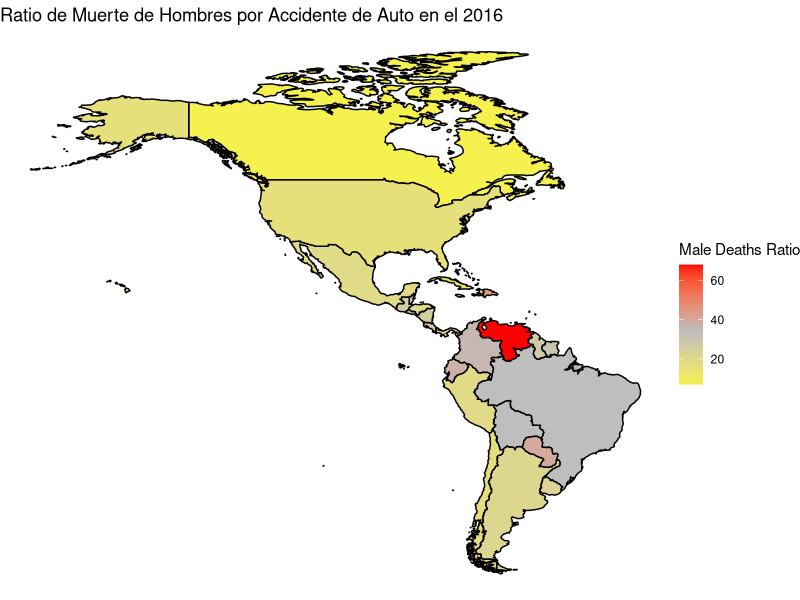
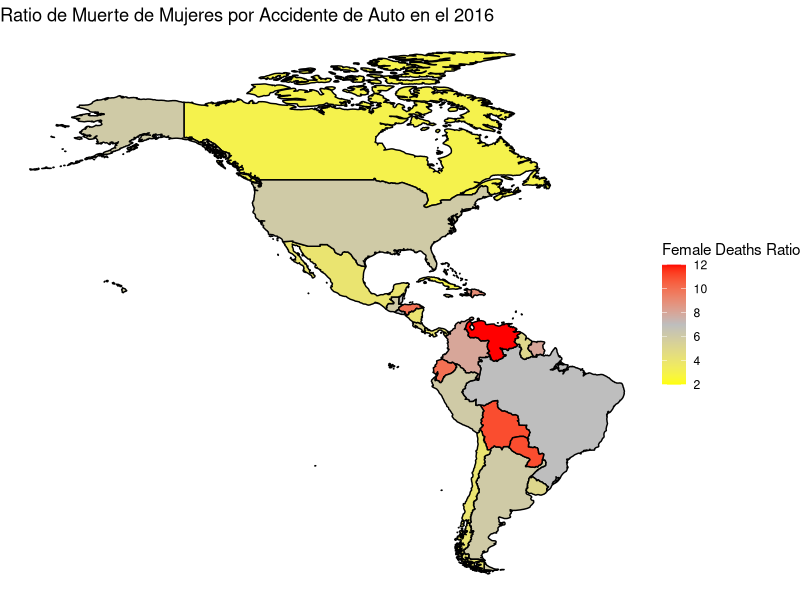
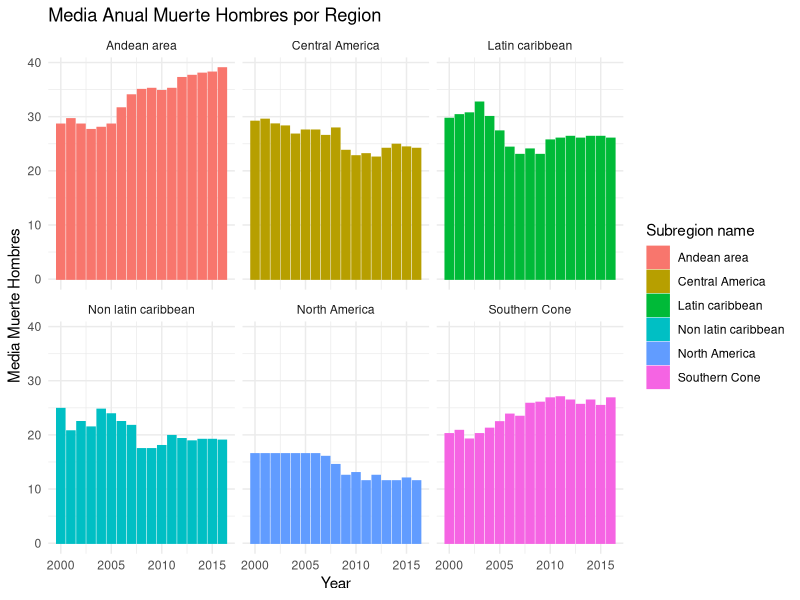
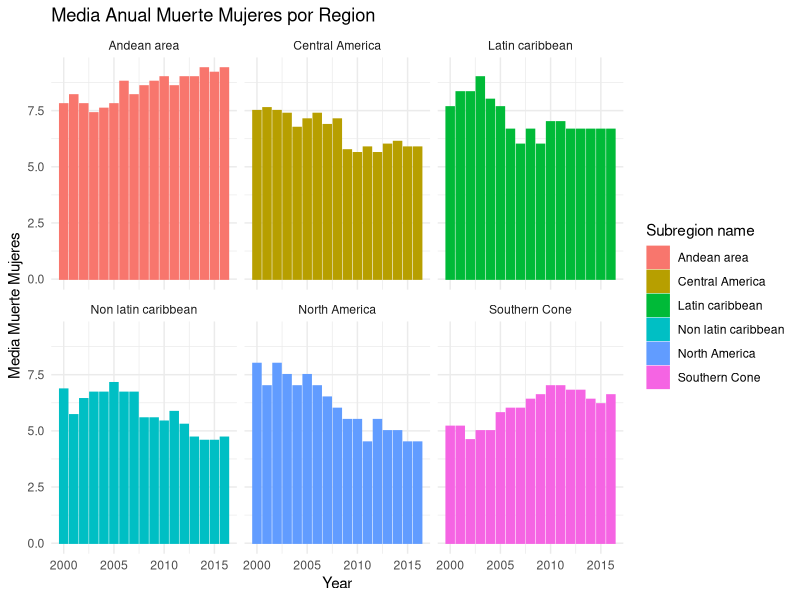
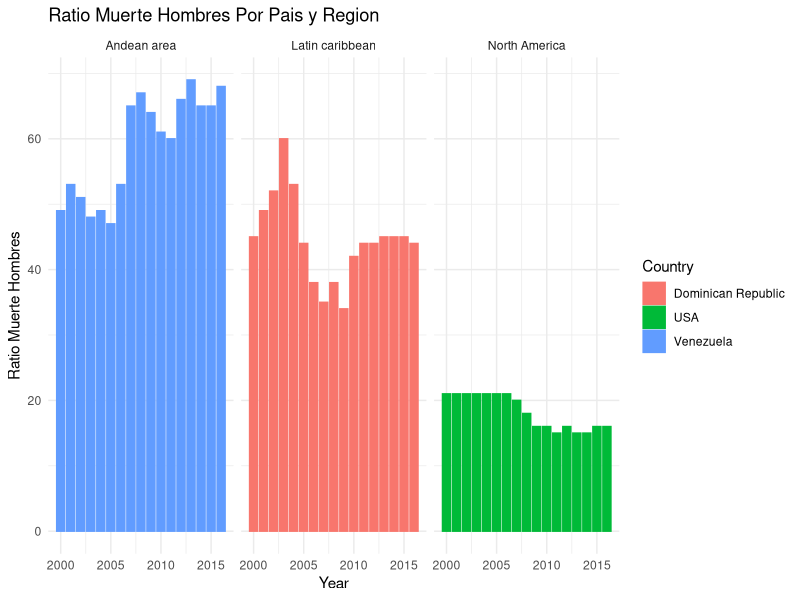
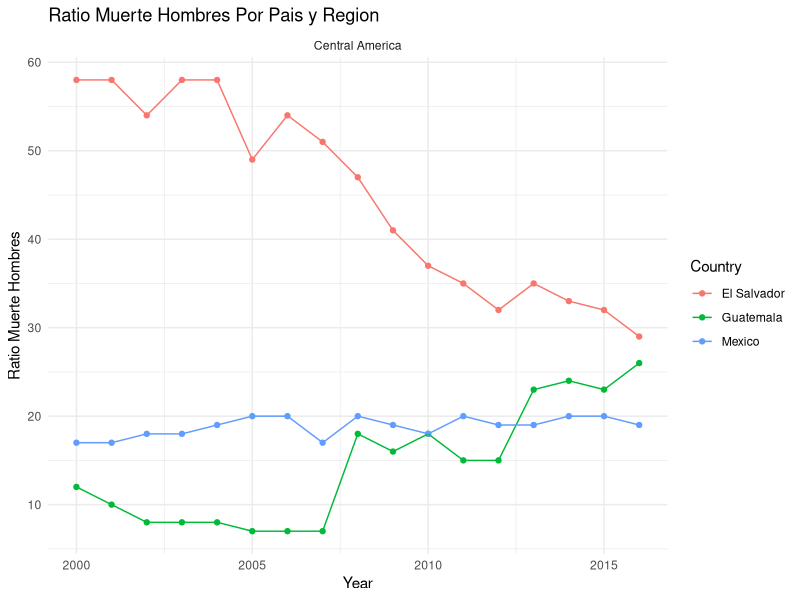
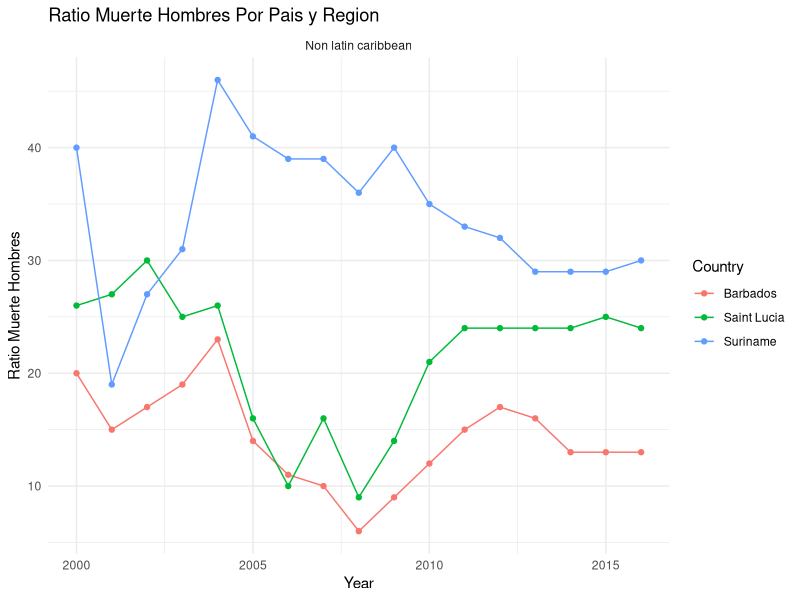
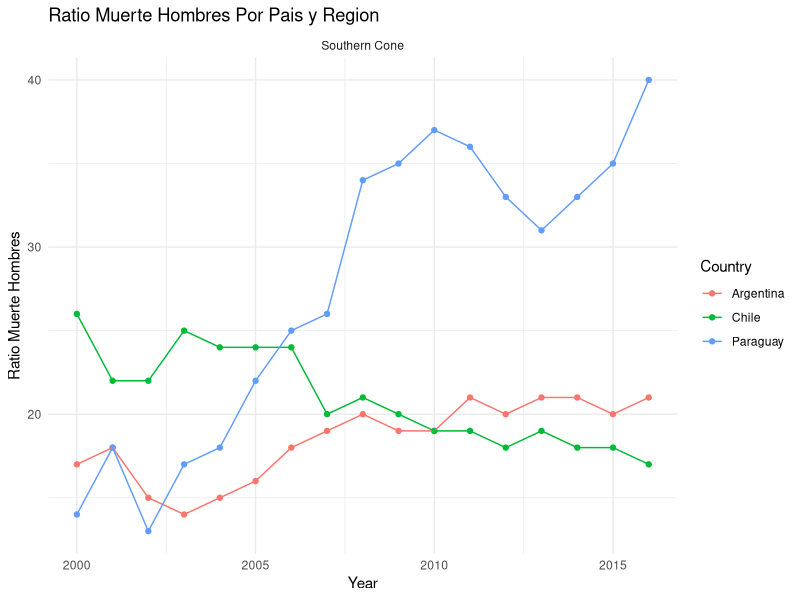

These figures' R source, in order:
## ---- chunk 1


library(openxlsx)
library(tidyverse)
library(readxl)
library(dplyr)
library(ggplot2)
library(patchwork)

dir <- getwd()
y <- file.path(dir, "R Files/Clase Data science")


road <- read_excel("Road_Injuries_America.xls")

#Limpieza
#_________________________________________________________________
title <- road[1,]

colnames(road) <- title
length(road$Country)

road <- road[2:562,-(7:10)]

colnames(road)[colnames(road) == "ISOAlpha3"] <- "ABB"

abb <- road$ABB
abb <- abb[!is.na(abb)]
abb <- rep(abb, each = 17)

ctry <- road$Country
ctry <- ctry[!is.na(ctry)]
ctry <- rep(ctry, each = 17)

sr <- road$`Subregion name`
sr <- sr[!is.na(sr)]
sr <- rep(sr, each = 17)

cs <- road$Cause
cs <- cs[!is.na(cs)]
cs <- rep(cs, len=561)


road <- road %>% mutate(ABB = abb) %>%
  mutate(Country = ctry) %>%
  mutate(`Subregion name` = sr) %>%
  mutate(Cause = cs)

head(road)
#___________________________________________________________________________________
#Arrange 


colnames(road)

road$Year <- as.integer(road$Year)
road$Male <- as.integer(road$Male)
road$Female <- as.integer(road$Female)

regions <- as.factor(road$`Subregion name`)
road$`Subregion name` <- regions
#___________________________________________________________________________________
#Cambiamos los nombres de los paises y filtramos por los que nos interesan

road[545:561,2] <- rep("Venezuela",each=17)
road[511:527,2] <- rep("USA",each=17)
road[69:85,2] <- rep("Bolivia",each=17)

road <- road %>% 
  filter(Country %in% c("Argentina" ,"Bahamas" ,"Belize","Bolivia","Brazil",
                        "Barbados","Canada","Chile","Colombia","Costa Rica",
                        "Cuba" ,"Dominican Republic","Ecuador","Grenada",
                        "Guatemala","Guyana","Honduras","Haiti","Jamaica",
                        "Saint Lucia","Mexico","Nicaragua","Panama","Peru","Paraguay",
                        "El Salvador","Suriname","Uruguay","USA","Venezuela"))

cnames <- c("Argentina" ,"Bahamas" ,"Belize","Bolivia","Brazil",
            "Barbados","Canada","Chile","Colombia","Costa Rica",
            "Cuba" ,"Dominican Republic","Ecuador","Grenada",
            "Guatemala","Guyana","Honduras","Haiti","Jamaica",
            "Saint Lucia","Mexico","Nicaragua","Panama","Peru","Paraguay",
            "El Salvador","Suriname","Uruguay","USA","Venezuela")

#___________________________________________________________________



#___________________________________________________________________



#___________________________________________________________________
#Se crea las tablas que extras que vamos a usar para los graficos

road1 <- road

#Le cambiaremos el nombre de la columna Country a region para asi poder unirla con
#una futura tabla para un grafico del mapa

colnames(road1)[colnames(road1) == "Country"] <- "region"

#Crearemos una tabla con las medias anuales por region

road2 <- road %>% group_by(`Subregion name` , Year) %>%
  summarise(media_anual_hombres = mean(Male) , 
            media_anual_mujeres = mean(Female))

#Grafico Mundial

#Debemos crear una nueva tabla con las coordenadas de paises para hacer este grafico

map <- map_data("world")

mapdata <- left_join(map,road1,by = "region")

mapdata <- mapdata %>% filter(!is.na(mapdata$Male))

mapdata1 <- mapdata %>% filter(long <= 0)

mapdata2 <- mapdata1 %>% filter(Year == 2016)

#___________________________________________________________________
#Saving Data Frames_________________________________________________

write.csv(road, file = "road.csv", row.names = FALSE)
write.csv(map, file = "map.csv", row.names = FALSE)
write.csv(road1, file = "road1.csv", row.names = FALSE)
write.csv(road2, file = "road2.csv", row.names = FALSE)
write.csv(mapdata2, file = "mapdata2.csv", row.names = FALSE)

save(road, file = "road.RData")
save(road1, file = "road1.RData")
save(road2, file = "road2.RData")
save(map, file = "map.RData")
save(mapdata2, file = "mapdata2.RData")

#a <- load("~/R Files/Clase Data science/road2.RData")

#road1 <- read.csv("~/R Files/Clase Data science/road1.csv")

#___________________________________________________________________
#A partir de aca crearemos la nueva tabla que incluya "the fragile state index"


#Leemos el archivo

fragile <- read.xlsx("FSI.xlsx", fillMergedCells = TRUE)

#Seleccionamos las columnas y filas que deseamos y cambiamos los nombres
#a gusto

fragile <- fragile[1:1973,1:20]

title2 <- fragile[1,]

colnames(fragile) <- title2

fragile <- fragile[2:1973,-(2:3)]

colnames(fragile)[colnames(fragile) == "Alternate"] <- "Country"

#Filtramos por la mismos paises de la tabla "road"

cnames <- c("Argentina" ,"Bahamas" ,"Belize","Bolivia","Brazil",
            "Barbados","Canada","Chile","Colombia","Costa Rica",
            "Cuba" ,"Dominican Republic","Ecuador","Grenada",
            "Guatemala","Guyana","Honduras","Haiti","Jamaica",
            "Saint Lucia","Mexico","Nicaragua","Panama","Peru","Paraguay",
            "El Salvador","Suriname","Uruguay","USA","Venezuela")

fragile <- fragile %>% filter(Country %in% cnames)

#Usamos la funcion pivot_longer para pasar las columnas a filas

fragile <- fragile %>% pivot_longer(cols=2:18, names_to = "Year", 
                                          values_to = "index",
                                          values_drop_na = TRUE)

#Organizamos la tabla del indice por año y pais

fragile <- fragile %>% arrange(Year) %>% arrange(Country)

#Convertimos la columna Year e index en integral

fragile$index <- as.integer(fragile$index)
fragile$Year <- as.integer(fragile$Year)

#Filtramos por los años que tinen valores ya que hay algunos paises que no 
#presentan valor en el año 2006. Por lo tanto es necesario filtrar desde el 
#2007 al 2016 en este caso ya que sino no podremos unir ambas tablas

fragile <- fragile %>% filter(Year %in% c(2007:2016))
road3 <- road1 %>% filter(Year %in% c(2007:2016)) %>% arrange(region)

#Creamos un vector con los valores de los paises para asi eliminar aquellos 
#paises que falten para que su union sea efectiva

cnames2 <- unique(fragile$Country)
cnames3 <- unique(road3$region)

#Filtramos

road3 <- road3 %>% filter(region %in% cnames2)

#Cambiamos el nombre de una columna para unirlos

colnames(road3)[colnames(road3) == "region"] <- "Country"

#Creamos la ultima tabla a utilizar
  
road_fragile <- left_join(road3,fragile)

#Creamos una nueva columna la cual nos indicara la variacion porcentual
#del FSI y los Ratios de Muerte de los hombres por accidente automovilistico
#Tomando como base el año 2007

road_fragile <- road_fragile %>%
  group_by(Country) %>% 
  arrange(Year, .by_group = TRUE) %>%
  mutate("%Change_Index" = (index/first(index) - 1) * 100)

road_fragile <- road_fragile %>%
  group_by(Country) %>% 
  arrange(Year, .by_group = TRUE) %>%
  mutate("%Change_male" = (Male/first(Male) - 1) * 100)

#___________________________________________________________________
#___________________________________________________________________
#Grafico mundial muerte hombres 

mapa_mundial_hombres<-ggplot(mapdata2, aes( x = long, y = lat, group=group)) +
  geom_polygon(aes(fill = Male), color = "black")


#Agregamos mayor personalizacion 

mapa_mundial_hombres <- mapa_mundial_hombres +
  scale_fill_gradient2(name = "Male Deaths Ratio",
                                    low="yellow", high="red", mid = "grey", 
                                    midpoint = 34)+
  theme_void()+
  labs(title = "Ratio de Muerte de Hombres por Accidente de Auto en el 2016")

mapa_mundial_hombres

#Grafico muerte Mujeres

mapa_mundial_mujeres <-ggplot(mapdata2, aes( x = long, y = lat, group=group)) +
  geom_polygon(aes(fill = Female), color = "black")


#Agregamos mayor personalizacion 

mapa_mundial_mujeres <- mapa_mundial_mujeres + 
  scale_fill_gradient2(name = "Female Deaths Ratio",
                                    low="yellow", high="red", mid = "grey",
                                    midpoint = 7) +
  theme_void()+
  labs(title = "Ratio de Muerte de Mujeres por Accidente de Auto en el 2016")

mapa_mundial_mujeres

#_________________________________________________________________________
#Graficos


#Extra
unique(road_fragile$`Subregion name`)
colnames(road_fragile)

#____________________________________________________________________
#Male plots (region)_________________________________________________

#Plot Media Anual Hombres

plot_MediaAnualH <- road2 %>% ggplot(aes(Year, media_anual_hombres,
                                         color = `Subregion name`,
                                         fill = `Subregion name`))+
  geom_col(position = "dodge" , width = 0.8) + 
  theme_minimal() +
  facet_wrap(. ~ `Subregion name`) +
  labs( y = "Media Muerte Hombres" , title = "Media Anual Muerte Hombres por Region")

plot_MediaAnualH

#Plot Media Anual Mujeres

plot_MediaAnualM <- road2 %>% ggplot(aes(Year, media_anual_mujeres,
                                         color = `Subregion name`,
                                         fill = `Subregion name`))+
  geom_col(position = "dodge" , width = 0.8) +
  theme_minimal() +
  facet_wrap(. ~ `Subregion name`) +
  labs( y = "Media Muerte Mujeres" , title = "Media Anual Muerte Mujeres por Region")

plot_MediaAnualM

#Plot Muertes Hombres Latin caribbean, Andean area, North America

plot_1 <- road %>% filter(Country %in% c("Venezuela","USA", 
                                                  "Dominican Republic")) %>%
  ggplot(aes(Year, Male, color = Country, fill = Country)) +
  geom_col(position = "dodge" , width = 0.8) +
  theme(legend.position = "bottom") +
  facet_wrap(. ~ `Subregion name`) +
  theme_minimal() +
  labs( y = "Ratio Muerte Hombres" , title = "Ratio Muerte Hombres Por Pais y Region" )

plot_1

#Plot Muertes Hombres Central America

plot_HCA <- road %>% filter(`Subregion name` %in% c("Central America")) %>%
  filter(Country %in%  c("El Salvador", "Mexico", "Guatemala")) %>%
  ggplot(aes(Year, Male, color = Country , fill = Country)) +
  geom_point() +
  geom_line() +
  facet_wrap(. ~ `Subregion name`)  +
  theme_minimal() +
  labs( y = "Ratio Muerte Hombres" , title = "Ratio Muerte Hombres Por Pais y Region" )

plot_HCA

#Plot Muertes Hombres Non latin caribbean

plot_HNLC <- road %>% filter(Country %in% c("Barbados", "Suriname", 
                                                     "Saint Lucia")) %>%
  ggplot(aes(Year, Male, color = Country)) +
  geom_point() +
  geom_line() +
  facet_wrap(. ~ `Subregion name`)  +
  theme_minimal() +
  labs( y = "Ratio Muerte Hombres" ,
        title = "Ratio Muerte Hombres Por Pais y Region" )

plot_HNLC

#Plot Muertes Hombres Southern Cone

plot_HSC <- road %>% filter(Country %in% c("Paraguay", "Chile",
                                                    "Argentina")) %>%
  ggplot(aes(Year, Male, color = Country)) +
  geom_point() +
  geom_line() +
  facet_wrap(. ~ `Subregion name`)  +
  theme_minimal() +
  labs( y = "Ratio Muerte Hombres" , 
        title = "Ratio Muerte Hombres Por Pais y Region" ) 

plot_HSC

#Plots Unidos


plot_HCA + plot_HNLC +  plot_1 + plot_HSC



#Southern Cone Male Plot

plotISC <- road_fragile %>% filter(`Subregion name` %in% c("Southern Cone")) %>%
  ggplot()+
  geom_line(mapping = aes(Year, `%Change_Index`), col = "blue",lwd=1)+
  geom_line(mapping = aes(Year, `%Change_male`), col = "red",lwd=1) +
  facet_wrap(. ~ Country) +
  theme_minimal() +
  labs( y = "Variacion Porcentual" , 
        title = "Relacion FSI y Muertes. Region: Southern Cone" ,
        caption = "FSI = Blue | Male Death Ratio = Red")

plotISC

#Non Latin Caribbean Male Plot

plotINLC <- road_fragile %>% filter(`Subregion name` %in% c("Non latin caribbean")) %>%
  ggplot()+
  geom_line(mapping = aes(Year, `%Change_Index`), col = "blue",lwd=1)+
  geom_line(mapping = aes(Year, `%Change_male`), col = "red",lwd=1) +
  facet_wrap(. ~ Country) +
  theme_minimal() +
  labs( y = "Variacion Porcentual" , 
        title = "Relacion FSI y Muertes. Region: Non latin caribbean" ,
        caption = "FSI = Blue | Male Death Ratio = Red")

plotINLC

#Andean Area Male Plot

plotIAA <- road_fragile %>% filter(`Subregion name` %in% c("Andean area")) %>%
  ggplot()+
  geom_line(mapping = aes(Year, `%Change_Index`), col = "blue",lwd=1)+
  geom_line(mapping = aes(Year, `%Change_male`), col = "red",lwd=1) +
  facet_wrap(. ~ Country) +
  theme_minimal() +
  labs( y = "Variacion Porcentual" , 
        title = "Relacion FSI y Muertes. Region: Andean area" ,
        caption = "FSI = Blue | Male Death Ratio = Red")

plotIAA

#Central America  Male Plot

CA_names <- c("Belize","Mexico","El Salvador","Costa Rica",
              "Panama", "Nicaragua")

plotICA <- road_fragile %>% filter(`Subregion name` %in% c("Central America")) %>%
  filter(Country %in% CA_names) %>%
  ggplot()+
  geom_line(mapping = aes(Year, `%Change_Index`), col = "blue",lwd=1)+
  geom_line(mapping = aes(Year, `%Change_male`), col = "red", lwd=1) +
  facet_wrap(. ~ Country) +
  theme_minimal() +
  labs( y = "Variacion Porcentual" ,
        title = "Relacion FSI y Muertes. Region: Central America" ,
        caption = "FSI = Blue | Male Death Ratio = Red")

plotICA

## ---- chunk 2
head(road_fragile)
tail(road_fragile)
road_fragile[,10:11]
## ---- chunk 3
mapa_mundial_hombres
mapa_mundial_mujeres
## ---- chunk 4
plot_MediaAnualH
plot_MediaAnualM
## ---- chunk 5
plot_1
## ---- chunk 6
plot_HCA
## ---- chunk 7
plot_HNLC
## ---- chunk 8
plot_HSC
## ---- chunk 9

plotISC 
plotINLC
plotIAA
plotICA

